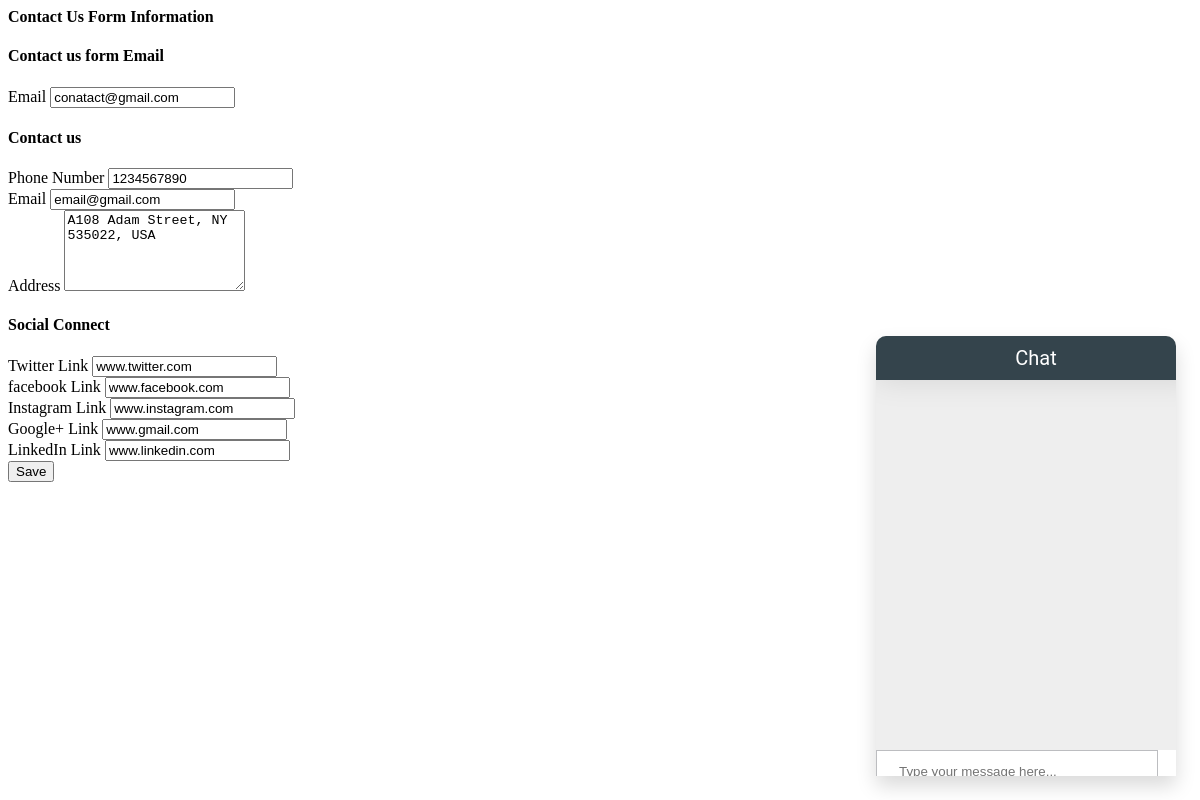
The app's page /index.php/contactus with its own data.
### tables this page shows
CREATE TABLE `contactform` (
  `c_id` int(11) NOT NULL AUTO_INCREMENT,
  `contact_email` varchar(250) DEFAULT NULL,
  `email` varchar(250) DEFAULT NULL,
  `phone` varchar(45) DEFAULT NULL,
  `address` text,
  `twitter_link` text,
  `facebook_link` text,
  `instagram_link` text,
  `google_plus` text,
  `linkedIn_link` text,
  `updated_at` datetime DEFAULT NULL,
  `homepage_preview` int(11) DEFAULT '0',
  PRIMARY KEY (`c_id`)
);

### application/controllers/Contactus.php (called while the page is built, shortened)
<?php
class Contactus extends Back_end {
	public function __construct()
	{
		$this->load->helper(array('form', 'url'));
		$this->load->library('form_validation');
		$this->load->library('session');
		$this->load->library('email');
		$this->load->library('user_agent');
		$this->load->helper('directory');
		$this->load->helper('cookie');
		$this->load->helper('security');
		$this->load->model('Users_model');
	}
	public function index(){
		$data['details']=$this->Users_model->get_contact_details(1);
		$this->load->view('admin/contactus',$data);
		$this->load->view('admin/footer');
	}
}

### index.php (called while the page is built, shortened)
<?php
require_once BASEPATH.'core/CodeIgniter.php';

### application/models/Users_model.php (called while the page is built, shortened)
<?php if ( ! defined('BASEPATH')) exit('No direct script access allowed');
class Users_model extends CI_Model
{
	public  function get_contact_details($c_id){
		$this->db->select('*')->from('contactform');
		$this->db->where('c_id',$c_id);
		return $this->db->get()->row_array();
	}
}

### application/views/admin/contactus.php (the view, shortened to what this page needs)
<div class="page-wrapper">
    <div class="content container-fluid bg-white">
        <div class="row">
            <div class="col-xs-4">
                <h4 class="page-title">Contact Us Form Information</h4>
            </div>
        </div>
        <form id="defaultForm" method="post" class="m-b-30" action="<?php echo base_url('contactus/post'); ?>" enctype="multipart/form-data">
            <div class="row">
                <div class="col-lg-12">
                    <h4 class="text-primary">Contact us form Email</h4>
                </div>
                <div class="col-md-6">
                    <div class="form-group">
                        <label>Email </label>
                        <input type="text" class="form-control" placeholder="Enter Email id" id="contact_email" name="contact_email" value="<?php echo isset($details['contact_email'])?$details['contact_email']:''; ?>">
                    </div>
                </div>
            </div>
            <div class="row">
                <div class="col-lg-12">
                    <h4 class="text-primary">Contact us </h4>
                </div>
                <div class="col-md-6">
                    <div class="form-group">
                        <label>Phone Number</label>
                        <input type="text" class="form-control" placeholder="Enter Phone Number" id="phone" name="phone" value="<?php echo isset($details['phone'])?$details['phone']:''; ?>">
                    </div>
                </div>
                <div class="col-md-6">
                    <div class="form-group">
                        <label>Email</label>
                        <input type="text" class="form-control" placeholder="Enter Email" id="email" name="email" value="<?php echo isset($details['email'])?$details['email']:''; ?>">
                    </div>
                </div>
                <div class="col-md-12">
                    <div class="form-group">
                        <label>Address</label>
                        <textarea class="form-control" rows="5" placeholder="Enter Address" id="address" name="address"><?php echo isset($details['address'])?$details['address']:''; ?></textarea>
                    </div>
                </div>
            </div>
            <div class="row">
                <div class="col-lg-12">
                    <h4 class="text-primary">Social Connect</h4>
                </div>
                <div class="col-md-6">
                    <div class="form-group">
                        <label>Twitter Link</label>
                        <input type="text" class="form-control" placeholder="Enter Twitter Link" id="twitter_link" name="twitter_link" value="<?php echo isset($details['twitter_link'])?$details['twitter_link']:''; ?>">
                    </div>
                </div>
                <div class="col-md-6">
                    <div class="form-group">
                        <label>facebook Link</label>
                        <input type="text" class="form-control" placeholder="Enter facebook Link" id="facebook_link" name="facebook_link" value="<?php echo isset($details['facebook_link'])?$details['facebook_link']:''; ?>">
                    </div>
                </div>
            </div>
            <div class="row">
                <div class="col-md-6">
                    <div class="form-group">
                        <label>Instagram Link</label>
                        <input type="text" class="form-control" placeholder="Enter Instagram Link" id="instagram_link" name="instagram_link" value="<?php echo isset($details['instagram_link'])?$details['instagram_link']:''; ?>">
                    </div>
                </div>
                <div class="col-md-6">
                    <div class="form-group">
                        <label>Google+ Link</label>
                        <input type="text" class="form-control" placeholder="Enter Google+ Link" id="google_plus" name="google_plus" value="<?php echo isset($details['google_plus'])?$details['google_plus']:''; ?>">
                    </div>
                </div>
            </div>
            <div class="row">
                <div class="col-md-6">
                    <div class="form-group">
                        <label>LinkedIn Link</label>
                        <input type="text" class="form-control" placeholder="Enter LinkedIn Link" id="linkedIn_link" name="linkedIn_link" value="<?php echo isset($details['linkedIn_link'])?$details['linkedIn_link']:''; ?>">
                    </div>
                </div>
            </div>
            <div class="m-t-20 text-center">
                <button type="submit" class="btn btn-primary" name="signup" value="Sign up">Save</button>
            </div>
        </form>
    </div>
</div>

### application/views/admin/footer.php (shortened to what this page needs)
    <button class="btn btn-primary" id="chat_btn">
    </button>
    <div class="chat_box">
        <div class="chat_window">
            <div class="top_menu">
                <div class="title">Chat</div>
            </div>
            <ul class="messages"></ul>
            <form action="" method="">
                <div class="bottom_wrapper clearfix">
                    <div class="message_input_wrapper">
                        <input class="message_input" placeholder="Type your message here..." />
                    </div>
                </div>
            </form>
        </div>
    </div>
    </body>
</html>

### application/views/admin/footer.php (style rules this page uses)
#chat_btn { position: absolute; bottom: 25px; right: 25px; }
.chat_box .chat_window { width: 300px; height: 440px; border-top-left-radius: 10px; border-top-right-radius: 10px; background-color: #fff; box-shadow: 0 10px 20px rgba(0, 0, 0, 0.15); background-color: #eee; overflow: hidden; position: absolute; bottom: 3%; right: 2%; font-family: "Calibri", "Roboto", sans-serif; }
.chat_box .top_menu { background-color: #34444c; width: 100%; padding: 10px; box-shadow: 0 1px 30px rgba(0, 0, 0, 0.1); }
.chat_box .top_menu .title { text-align: center; color: #fff; font-size: 20px; }
.chat_box .messages { position: relative; list-style: none; padding: 20px 10px 0 10px; margin: 0; height: 350px; overflow-y: scroll; }
.chat_box .bottom_wrapper { position: relative; background-color: #fff; }
.chat_box .bottom_wrapper .message_input_wrapper { display: inline-block; height: 40px; border: 1px solid #bcbdc0; width: 80%; position: relative; padding: 0 20px; }
.chat_box .bottom_wrapper .message_input_wrapper .message_input { border: none; height: 100%; box-sizing: border-box; width: calc(100% - 40px); position: absolute; outline-width: 0; color: gray; }

### records on screen
contactform: contact_email "conatact@gmail.com", phone "1234567890", email "email@gmail.com", address "A108 Adam Street, NY 535022, USA", twitter_link "www.twitter.com", facebook_link "www.facebook.com", instagram_link "www.instagram.com", google_plus "www.gmail.com", linkedIn_link "www.linkedin.com"
